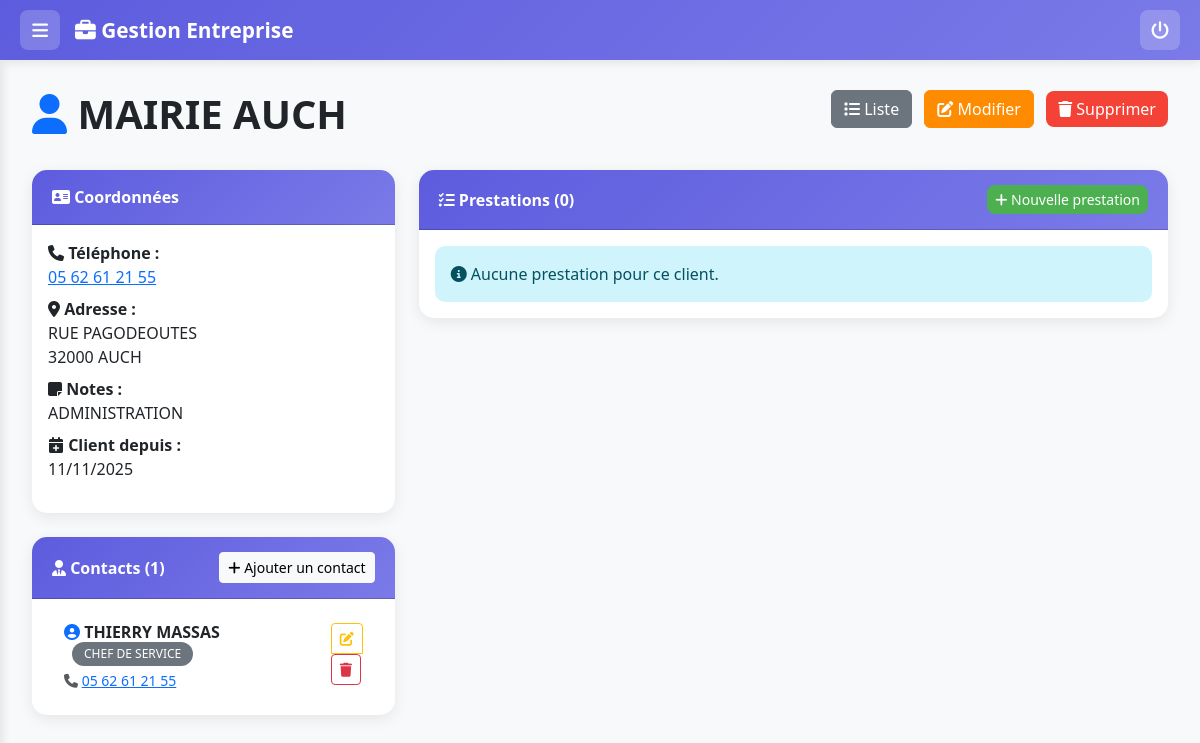
The app's page /client/7 with its own data.
### app.py (models this page shows, shortened)
class Client(db.Model):
    __tablename__ = 'clients'
    id = db.Column(db.Integer, primary_key=True)
    nom = db.Column(db.String(100), nullable=False)
    prenom = db.Column(db.String(100))
    entreprise = db.Column(db.String(200))
    email = db.Column(db.String(120))
    telephone = db.Column(db.String(20))
    adresse = db.Column(db.Text)
    code_postal = db.Column(db.String(10))
    ville = db.Column(db.String(100))
    notes = db.Column(db.Text)
    date_creation = db.Column(db.DateTime, default=datetime.utcnow)
    actif = db.Column(db.Boolean, default=True)
    delai_paiement_jours = db.Column(db.Integer, default=30)  # Délai de paiement en jours
    calendrier_google = db.Column(db.String(500))  # ID du calendrier Google dédié à ce client
    statut_client = db.Column(db.String(50), default='Client')  # 'Prospect' ou 'Client'
    date_conversion = db.Column(db.DateTime)  # Date de conversion d'un prospect en client
    prestations = db.relationship('Prestation', backref='client', lazy=True, cascade='all, delete-orphan')
    contacts = db.relationship('Contact', backref='client', lazy=True, cascade='all, delete-orphan')

class Contact(db.Model):
    __tablename__ = 'contacts'
    id = db.Column(db.Integer, primary_key=True)
    client_id = db.Column(db.Integer, db.ForeignKey('clients.id'), nullable=False)
    nom = db.Column(db.String(100), nullable=False)
    prenom = db.Column(db.String(100))
    poste = db.Column(db.String(100))  # Fonction dans l'entreprise
    tel_fixe = db.Column(db.String(20))
    tel_portable = db.Column(db.String(20))
    email = db.Column(db.String(120))
    notes = db.Column(db.Text)
    date_creation = db.Column(db.DateTime, default=datetime.utcnow)
    actif = db.Column(db.Boolean, default=True)

### app.py (the view)
@app.route('/client/<int:client_id>')
def client_detail(client_id):
    client = Client.query.get_or_404(client_id)
    prestations = Prestation.query.filter_by(client_id=client_id).order_by(Prestation.date_debut.desc()).all()
    return render_template('client_detail.html', client=client, prestations=prestations)

### templates/client_detail.html (shortened to what this page needs)
{% extends "base.html" %}
{% block content %}
<div class="row mb-4">
    <div class="col-md-8">
        <h1 class="display-6 fw-bold text-dark">
            <i class="fas fa-user text-primary"></i> {% if client.prenom %}{{ client.prenom }} {% endif %}{{ client.nom }}
        </h1>
    </div>
    <div class="col-md-4 text-end">
        <a href="{% if client.statut_client == 'Prospect' %}{{ url_for('liste_prospects') }}{% else %}{{ url_for('clients') }}{% endif %}" class="btn btn-secondary me-2 d-none d-md-inline-block">
            <i class="fas fa-list"></i> Liste
        </a>
        <a href="{{ url_for('client_modifier', client_id=client.id) }}" class="btn me-2" style="background-color: #ff8c00; color: white; border-color: #ff8c00;">
            <i class="fas fa-edit"></i> Modifier
        </a>
        <form method="POST" action="{{ url_for('client_supprimer', client_id=client.id) }}" class="d-inline" onsubmit="return confirm('Êtes-vous sûr de vouloir supprimer ce client ?');">
            <button type="submit" class="btn btn-danger">
                <i class="fas fa-trash"></i> Supprimer
            </button>
        </form>
    </div>
</div>
<div class="row">
    <div class="col-lg-4">
        <div class="card mb-4">
            <div class="card-header">
                <i class="fas fa-address-card"></i> Coordonnées
            </div>
            <div class="card-body">
                <dl>
                    {% if client.telephone %}
                    <dt><i class="fas fa-phone"></i> Téléphone :</dt>
                    <dd><a href="tel:{{ client.telephone }}">{{ client.telephone }}</a></dd>
                    {% endif %}
                    {% if client.adresse %}
                    <dt><i class="fas fa-map-marker-alt"></i> Adresse :</dt>
                    <dd>
                        {{ client.adresse }}<br>
                        {{ client.code_postal }} {{ client.ville }}
                    </dd>
                    {% endif %}
                    {% if client.notes %}
                    <dt><i class="fas fa-sticky-note"></i> Notes :</dt>
                    <dd>{{ client.notes }}</dd>
                    {% endif %}
                    <dt><i class="fas fa-calendar-plus"></i> Client depuis :</dt>
                    <dd>{{ client.date_creation.strftime('%d/%m/%Y') if client.date_creation else '-' }}</dd>
                </dl>
            </div>
        </div>
        <div class="card mb-4">
            <div class="card-header bg-success text-white">
                <div class="d-flex justify-content-between align-items-center">
                    <span><i class="fas fa-user-tie"></i> Contacts ({{ client.contacts|selectattr('actif', 'equalto', True)|list|length }})</span>
                    <a href="{{ url_for('contact_nouveau', client_id=client.id) }}" class="btn btn-sm btn-light">
                        <i class="fas fa-plus"></i> Ajouter un contact
                    </a>
                </div>
            </div>
            <div class="card-body">
                {% set contacts_actifs = client.contacts|selectattr('actif', 'equalto', True)|list %}
                {% if contacts_actifs %}
                    <div class="list-group list-group-flush">
                        {% for contact in contacts_actifs %}
                        <div class="list-group-item">
                            <div class="d-flex justify-content-between align-items-start">
                                <div class="flex-grow-1">
                                    <h6 class="mb-1">
                                        <i class="fas fa-user-circle text-primary"></i>
                                        <strong>{{ contact.prenom }} {{ contact.nom }}</strong>
                                        {% if contact.poste %}
                                            <span class="badge bg-secondary ms-2">{{ contact.poste }}</span>
                                        {% endif %}
                                    </h6>
                                    <div class="text-muted small">
                                        {% if contact.tel_fixe %}
                                            <i class="fas fa-phone"></i> <a href="tel:{{ contact.tel_fixe }}">{{ contact.tel_fixe }}</a>
                                        {% endif %}
                                    </div>
                                </div>
                                <div class="btn-group-vertical btn-group-sm ms-2">
                                    <a href="{{ url_for('contact_modifier', contact_id=contact.id) }}" class="btn btn-sm btn-outline-warning">
                                        <i class="fas fa-edit"></i>
                                    </a>
                                    <form method="POST" action="{{ url_for('contact_supprimer', contact_id=contact.id) }}" class="d-inline" onsubmit="return confirm('Êtes-vous sûr de vouloir supprimer ce contact ?');">
                                        <button type="submit" class="btn btn-sm btn-outline-danger w-100">
                                            <i class="fas fa-trash"></i>
                                        </button>
                                    </form>
                                </div>
                            </div>
                        </div>
                        {% endfor %}
                    </div>
                {% else %}
                    <div class="alert alert-info mb-0">
                        <i class="fas fa-info-circle"></i> Aucun contact enregistré pour ce client.
                    </div>
                {% endif %}
            </div>
        </div>
    </div>
    <div class="col-lg-8">
        <div class="card">
            <div class="card-header">
                <div class="d-flex justify-content-between align-items-center">
                    <span><i class="fas fa-tasks"></i> Prestations ({{ prestations|length }})</span>
                    <a href="{{ url_for('prestation_nouvelle') }}?client_id={{ client.id }}" class="btn btn-sm btn-success">
                        <i class="fas fa-plus"></i> Nouvelle prestation
                    </a>
                </div>
            </div>
            <div class="card-body">
                {% if prestations %}
                    <div class="table-responsive">
                        <table class="table table-hover">
                            <thead>
                                <tr>
                                    <th>Date</th>
                                    <th>Type</th>
                                    <th>Titre</th>
                                    <th>Tarif</th>
                                    <th>Statut</th>
                                    <th>Actions</th>
                                </tr>
                            </thead>
                            <tbody>
                                {% for prestation in prestations %}
                                <tr>
                                    <td>{{ prestation.date_debut.strftime('%d/%m/%Y') if prestation.date_debut else '-' }}</td>
                                    <td><span class="badge bg-info">{{ prestation.type_prestation }}</span></td>
                                    <td>{{ prestation.titre }}</td>
                                    <td>
                                        {% if prestation.tarif_total %}
                                            {{ "%.2f"|format(prestation.tarif_total) }}€
                                        {% else %}
                                            -
                                        {% endif %}
                                    </td>
                                    <td>
                                        {% if prestation.statut == 'Planifiée' %}
                                            <span class="badge bg-primary">{{ prestation.statut }}</span>
                                        {% elif prestation.statut == 'En cours' %}
                                            <span class="badge bg-warning">{{ prestation.statut }}</span>
                                        {% elif prestation.statut == 'Terminée' %}
                                            <span class="badge bg-success">{{ prestation.statut }}</span>
                                        {% else %}
                                            <span class="badge bg-secondary">{{ prestation.statut }}</span>
                                        {% endif %}
                                    </td>
                                    <td>
                                        <a href="{{ url_for('prestation_detail', prestation_id=prestation.id) }}" class="btn btn-sm btn-primary">
                                            <i class="fas fa-eye"></i>
                                        </a>
                                    </td>
                                </tr>
                                {% endfor %}
                            </tbody>
                        </table>
                    </div>
                    <div class="row mt-4">
                        <div class="col-md-4">
                            <div class="text-center">
                                <h5>Total prestations</h5>
                                <p class="h3 text-primary">{{ prestations|length }}</p>
                            </div>
                        </div>
                        <div class="col-md-4">
                            <div class="text-center">
                                <h5>Chiffre d'affaires</h5>
                                <p class="h3 text-success">
                                    {% set total_ca = namespace(value=0) %}
                                    {% for p in prestations %}
                                        {% set total_ca.value = total_ca.value + (p.tarif_total or 0) + (p.frais_fournitures or 0) + (p.frais_deplacement or 0) %}
                                    {% endfor %}
                                    {{ "%.2f"|format(total_ca.value) }}€
                                </p>
                            </div>
                        </div>
                        <div class="col-md-4">
                            <div class="text-center">
                                <h5>Prestations en cours</h5>
                                <p class="h3 text-warning">
                                    {{ prestations|selectattr('statut', 'equalto', 'En cours')|list|length }}
                                </p>
                            </div>
                        </div>
                    </div>
                {% else %}
                    <div class="alert alert-info mb-0">
                        <i class="fas fa-info-circle"></i> Aucune prestation pour ce client.
                    </div>
                {% endif %}
            </div>
        </div>
    </div>
</div>
{% endblock %}

### templates/base.html (style rules this page uses)
:root { --primary-color: #5D5CDE; --secondary-color: #4CAF50; --danger-color: #F44336; --warning-color: #FF9800; --dark-color: #2C3E50; --light-bg: #F8F9FA; --sidebar-width: 260px; --sidebar-collapsed-width: 0px; --header-height: 60px; }
body { font-family: 'Segoe UI', Tahoma, Geneva, Verdana, sans-serif; background-color: var(--light-bg); margin: 0; padding: 0; }
.card { border: none; border-radius: 15px; box-shadow: 0 4px 15px rgba(0,0,0,0.08); transition: transform 0.3s, box-shadow 0.3s; margin-bottom: 20px; }
.card-header { background: linear-gradient(135deg, var(--primary-color) 0%, #7B7AE8 100%); color: white; border-radius: 15px 15px 0 0 !important; font-weight: 600; padding: 15px 20px; }
.btn-success { background: var(--secondary-color); border: none; border-radius: 8px; }
.btn-danger { background: var(--danger-color); border: none; border-radius: 8px; }
.badge { padding: 6px 12px; border-radius: 20px; font-weight: 500; }
.alert { border-radius: 10px; border: none; }

### records on screen
Client: nom "MAIRIE AUCH", telephone "05 62 61 21 55", adresse "RUE PAGODEOUTES", code_postal "32000", ville "AUCH", notes "ADMINISTRATION", date_creation "11/11/2025"
Contact: prenom "THIERRY", nom "MASSAS", poste "CHEF DE SERVICE", tel_fixe "05 62 61 21 55"

### other values on screen
{{ client.contacts|selectattr('actif', 'equalto', True)|list|length }} "1"
{{ prestations|length }} "0"
